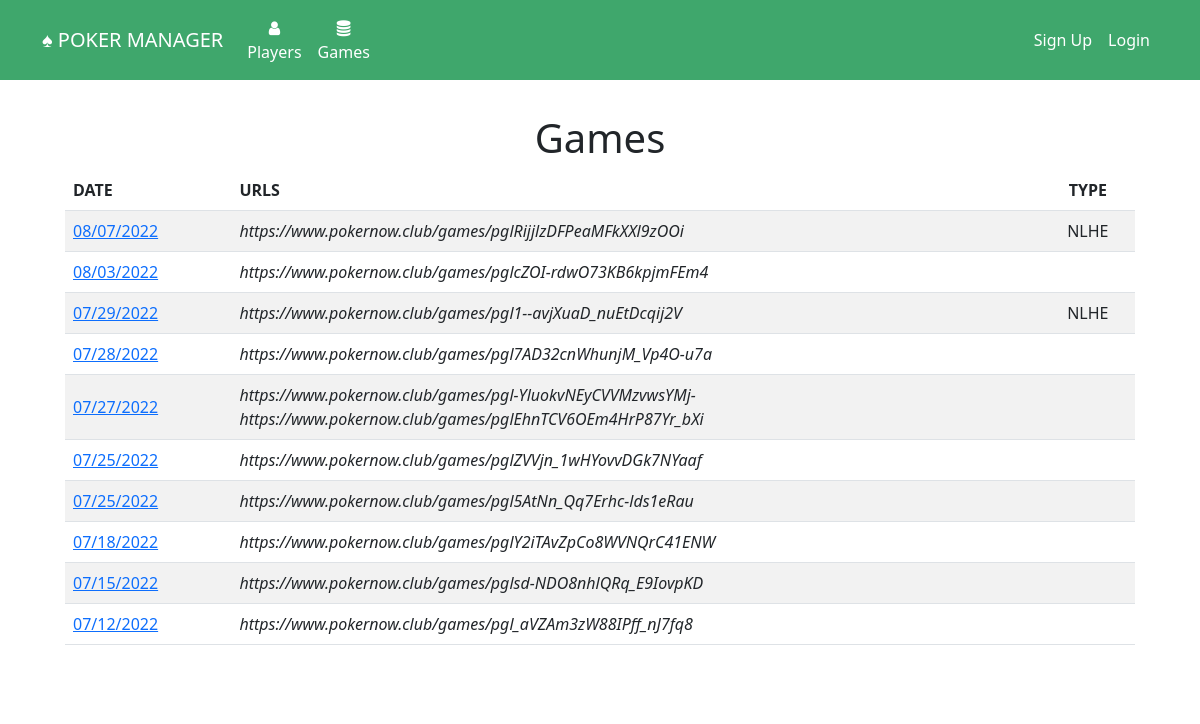
Before: /games with the older database file.
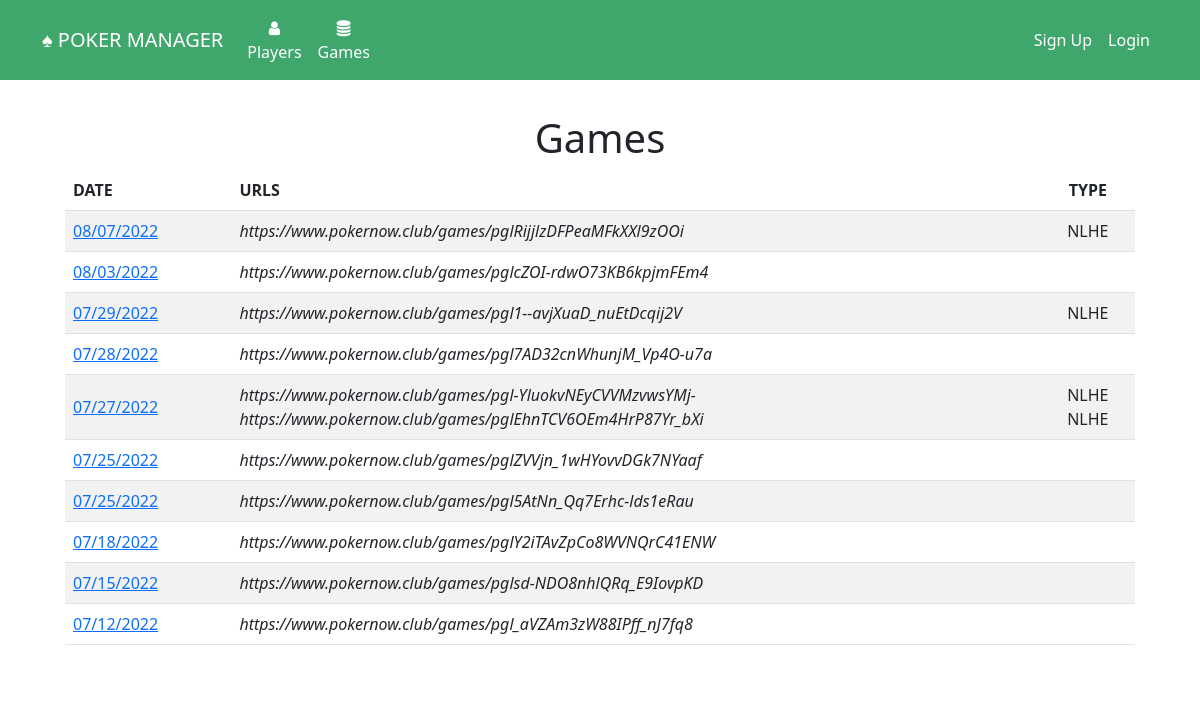
After: the same page with the newer database file.
### website/models.py (models this page shows)
class Game(db.Model):
	id = db.Column(db.Integer, primary_key=True)
	settled = db.Column(db.Boolean, default=False)
	date = db.Column(db.DateTime(timezone=True), default=func.now())
	urls = db.relationship('Url', backref='game')
	payments = db.relationship('Payment', backref='game')
	earnings = db.relationship('Earning', backref='game')
	buyins = db.Column(db.Integer)
	behaviors = db.relationship('Behavior', backref='game')

class Url(db.Model):
	id = db.Column(db.Integer, primary_key=True)
	url =  db.Column(db.String(300), unique=True)
	game_id = db.Column(db.Integer, db.ForeignKey('game.id'))
	imported = db.Column(db.Boolean, default=False)
	behaviors = db.relationship('Behavior', backref='url')
	game_type = db.Column(db.String(20))
	small_blind = db.Column(db.Integer)
	big_blind = db.Column(db.Integer)

### website/views.py (the view)
@views.route('/games', methods=['GET','POST'])
def games():
	games = Game.query.order_by(Game.date.desc()).all()
	urls = {}
	for game in games:
		for url in game.urls:
			if game.id in urls.keys():
				if url.imported == False:
					urls[game.id] = url.imported
			else:
				urls[game.id] = url.imported
	return render_template("games.html", user=current_user, games=games, imported=urls)

### website/templates/games.html (shortened to what this page needs)
{% extends "base.html" %}
{% block content %}
<h1 align="center">Games</h1>
<table class="table table-striped">
	<thead>
	  <tr>
		<th scope="col">DATE</th>
		<th scope="col">URLS</th>
		<th scope="col" style="text-align:center">TYPE</th>
	  </tr>
	</thead>
	<tbody>
	{% for game in games %}
		<tr>
			<td style="vertical-align: middle;"><a href="{{url_for('views.payout', game_id=game.id)}}" >{{ game.date.strftime("%m/%d/%Y") }}</a></td>
			<td style="vertical-align: middle;">
				{% for url in game.urls %}
				<i>{{url.url}}</i><br/>
				{% endfor %}
			</td>
			<td align="center" style="vertical-align: middle;">
				{% for url in game.urls %}
				{% if url.game_type %}
				{{ url.game_type}}{% if not loop.last %}<br/>{% endif %}
				{% endif %}
				{% endfor %}
			</td>
		</tr>
	{% endfor %}
</tbody>
</table>
{% endblock %}

### website/templates/base.html (shortened to what this page needs)
<!DOCTYPE html>
<html>
    <head>
<link href="https://cdn.jsdelivr.net/npm/bootstrap@5.2.0-beta1/dist/css/bootstrap.min.css" rel="stylesheet">
    <link
      rel="stylesheet"
      href="https://stackpath.bootstrapcdn.com/font-awesome/4.7.0/css/font-awesome.min.css"
    />
    <link
      rel="stylesheet"
      href="static/style.css"
    />
    </head>
    <body>
        <nav class="navbar navbar-expand-lg navbar-dark" style="background-color: #3fa76c;">
            <div class="container-fluid" style="max-width: 1140px;margin-right:auto;margin-left:auto">
                <a class="navbar-brand" href="/">&spades; POKER MANAGER</a>
                <div class="collapse navbar-collapse justify-content-start" id="mainNavbar">
                    <div class="navbar-nav">
                        <ul class="navbar-nav me-auto mb-2 mb-lg-0">
                            <li class="nav-item" align="center"><a class="nav-link" id="nav-players" href="/players"><i class="fa fa-user" aria-hidden="true"></i><br/>Players</a></li>
                            <li class="nav-item" align="center"><a class="nav-link" id="nav-import-game" href="/games"><i class="fa fa-database" aria-hidden="true"></i><Br/>Games</a></li>
                        </ul>
                    </div>
                    <div class="navbar-nav ml-auto" style="margin-left: auto">
                        <ul class="navbar-nav me-auto mb-2 mb-lg-0">
                            {% if user and  user.is_authenticated %}
                            <div class="dropdown">
                                <button class="btn btn-light dropdown-toggle" type="button" data-bs-toggle="dropdown" aria-expanded="false">
                                {{user.first_name}} {{user.last_name}}
                                </button>
                                <ul class="dropdown-menu dropdown-menu-lg-end">
                                    <li><a class="dropdown-item" href="/profile">Profile</a></li>
                                    <li><a class="dropdown-item" id="nav-logout" href="/logout">Logout</a></li>
                                </ul>
                            </div>
                            {% else %}
                            <ul class="navbar-nav me-auto mb-2 mb-lg-0">
                                <li class="nav-item"><a class="nav-link" id="nav-signUp" href="/sign-up">Sign Up</a></li>
                                <li class="nav-item"><a class="nav-link" id="nav-login" href="/login">Login</a></li>
                            </ul>
                            {% endif %}
                        </ul>
                    </div>
                </div>
            </div>
        </nav>
        <br/>
        <div class="container h-100 body_container" style="max-width:1140px; background-color: #fff;">
            {% block content %}
            {% endblock %}
        </div>
    </body>
</html>

### website/static/style.css (style rules this page uses)
.body_container { border-radius: 20px; padding: 10px 35px 35px 35px; }
.nav-link { color: #fff; }

Changed rows visible on the page:
changed Game (number 5 of 10 on the later page): gains Url (url "https://www.pokernow.club/games/pgl-YluokvNEyCVVMzvwsYMj-", game_type "NLHE"); gains Url (url "https://www.pokernow.club/games/pglEhnTCV6OEm4HrP87Yr_bXi", game_type "NLHE")
